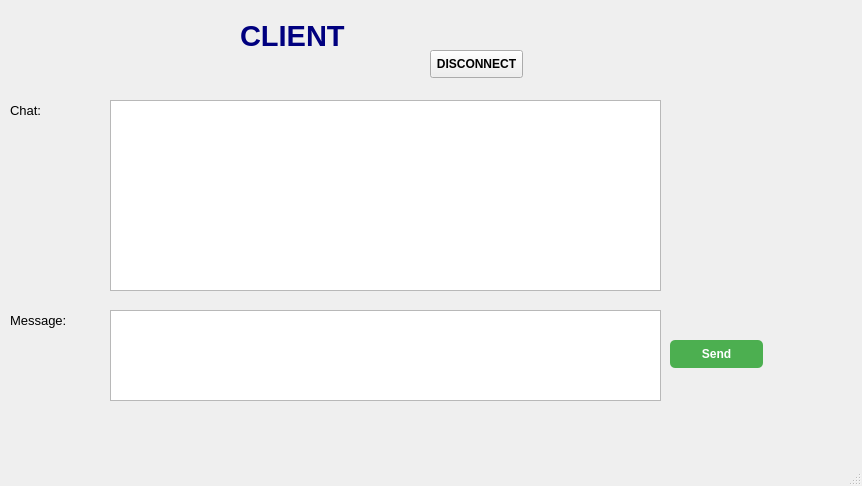
<?xml version="1.0" encoding="UTF-8"?>
<ui version="4.0">
 <class>MainWindow</class>
 <widget class="QMainWindow" name="MainWindow">
  <property name="geometry">
   <rect>
    <x>0</x>
    <y>0</y>
    <width>862</width>
    <height>486</height>
   </rect>
  </property>
  <property name="windowTitle">
   <string>MainWindow</string>
  </property>
  <widget class="QWidget" name="centralwidget">
   <widget class="QLabel" name="label_4">
    <property name="geometry">
     <rect>
      <x>240</x>
      <y>10</y>
      <width>151</width>
      <height>51</height>
     </rect>
    </property>
    <property name="palette">
     <palette>
      <active>
       <colorrole role="WindowText">
        <brush brushstyle="SolidPattern">
         <color alpha="255">
          <red>0</red>
          <green>0</green>
          <blue>127</blue>
         </color>
        </brush>
       </colorrole>
      </active>
      <inactive>
       <colorrole role="WindowText">
        <brush brushstyle="SolidPattern">
         <color alpha="255">
          <red>0</red>
          <green>0</green>
          <blue>127</blue>
         </color>
        </brush>
       </colorrole>
      </inactive>
      <disabled>
       <colorrole role="WindowText">
        <brush brushstyle="SolidPattern">
         <color alpha="255">
          <red>120</red>
          <green>120</green>
          <blue>120</blue>
         </color>
        </brush>
       </colorrole>
      </disabled>
     </palette>
    </property>
    <property name="font">
     <font>
      <pointsize>22</pointsize>
      <weight>75</weight>
      <bold>true</bold>
     </font>
    </property>
    <property name="text">
     <string>CLIENT</string>
    </property>
   </widget>
   <widget class="QTextEdit" name="txt_chatlog_2">
    <property name="geometry">
     <rect>
      <x>110</x>
      <y>100</y>
      <width>551</width>
      <height>191</height>
     </rect>
    </property>
   </widget>
   <widget class="QLabel" name="label_6">
    <property name="geometry">
     <rect>
      <x>10</x>
      <y>100</y>
      <width>71</width>
      <height>21</height>
     </rect>
    </property>
    <property name="font">
     <font>
      <pointsize>10</pointsize>
     </font>
    </property>
    <property name="text">
     <string>Chat:</string>
    </property>
   </widget>
   <widget class="QLabel" name="label_5">
    <property name="geometry">
     <rect>
      <x>10</x>
      <y>310</y>
      <width>91</width>
      <height>21</height>
     </rect>
    </property>
    <property name="font">
     <font>
      <pointsize>10</pointsize>
     </font>
    </property>
    <property name="text">
     <string>Message:</string>
    </property>
   </widget>
   <widget class="QTextEdit" name="txt_chatlog">
    <property name="geometry">
     <rect>
      <x>110</x>
      <y>310</y>
      <width>551</width>
      <height>91</height>
     </rect>
    </property>
   </widget>
   <widget class="QPushButton" name="pushButton">
    <property name="geometry">
     <rect>
      <x>670</x>
      <y>340</y>
      <width>93</width>
      <height>28</height>
     </rect>
    </property>
    <property name="font">
     <font>
      <weight>75</weight>
      <bold>true</bold>
     </font>
    </property>
    <property name="styleSheet">
     <string notr="true">background-color: #4CAF50; 
color: white;              
border-radius: 5px;        </string>
    </property>
    <property name="text">
     <string>Send</string>
    </property>
   </widget>
   <widget class="QPushButton" name="pushButton_2">
    <property name="geometry">
     <rect>
      <x>430</x>
      <y>50</y>
      <width>93</width>
      <height>28</height>
     </rect>
    </property>
    <property name="font">
     <font>
      <weight>75</weight>
      <bold>true</bold>
     </font>
    </property>
    <property name="text">
     <string>DISCONNECT</string>
    </property>
   </widget>
  </widget>
  <widget class="QMenuBar" name="menubar">
   <property name="geometry">
    <rect>
     <x>0</x>
     <y>0</y>
     <width>862</width>
     <height>26</height>
    </rect>
   </property>
  </widget>
  <widget class="QStatusBar" name="statusbar"/>
 </widget>
 <resources/>
 <connections/>
</ui>
